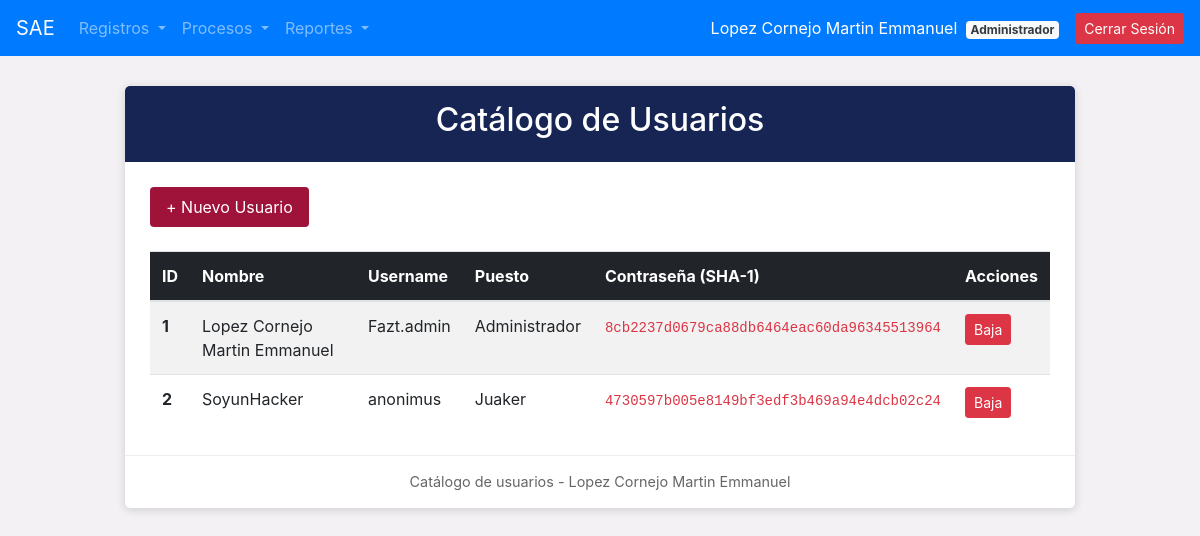
The app's page /crude/crude_usuarios.php (signed in), older data.
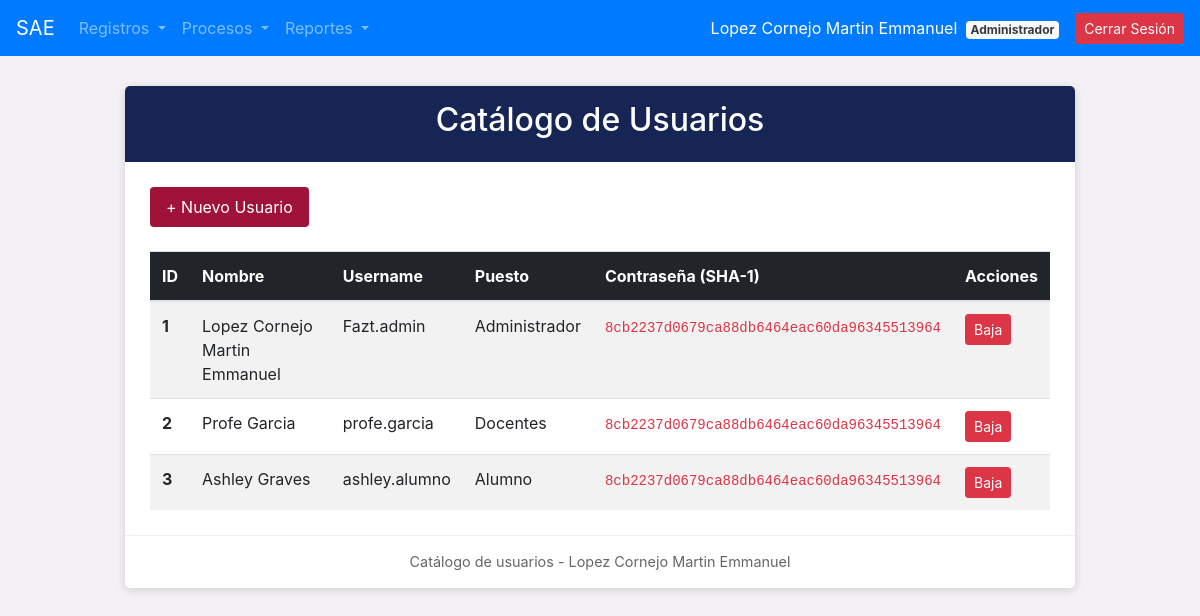
The same page, newer data.
### tables this page shows
CREATE TABLE `usuarios` (
  `id_usuario` int(11) NOT NULL,
  `nombre_usuario` varchar(100) NOT NULL,
  `username` varchar(50) NOT NULL,
  `password` varchar(255) NOT NULL,
  `id_puesto` int(11) NOT NULL,
  `idalumn` int(11) DEFAULT NULL,
  `estatus_usuario` varchar(10) DEFAULT 'ALTA'
);

CREATE TABLE `puestos` (
  `id_puesto` int(11) NOT NULL,
  `nombre_puesto` varchar(100) NOT NULL,
  `estatus_puesto` varchar(10) DEFAULT 'ALTA'
);

### crude/crude_usuarios.php (the view, shortened to what this page needs)
<?php
include_once("../conexion.php");
include_once("../navegacion/nav.php");
$sql = "SELECT u.id_usuario, u.nombre_usuario, u.username, u.password, p.nombre_puesto
        FROM usuarios u
        INNER JOIN puestos p ON u.id_puesto = p.id_puesto
        WHERE u.estatus_usuario = 'ALTA'";
$resultado = $conexion->query($sql);
?>
<!DOCTYPE html>
<html lang="es">
<head>
</head>
<body>
<div class="container">
    <div class="formulario">
        <div class="titulo"><h2>Catálogo de Usuarios</h2></div>
        <div class="contenido">
            <div class="mb-4">
                <a href="../registro/reg_usuario.php" class="btn-sae">+ Nuevo Usuario</a>
            </div>
            <div class="table-responsive">
                <table class="table table-striped table-hover align-middle m-0">
                    <thead style="background-color: #212529; color: white;">
                        <tr>
                            <th>ID</th>
                            <th>Nombre</th>
                            <th>Username</th>
                            <th>Puesto</th>
                            <th>Contraseña (SHA-1)</th>
                            <th>Acciones</th>
                        </tr>
                    </thead>
                    <tbody>
                        <?php if ($resultado && $resultado->num_rows > 0): ?>
                            <?php while($row = $resultado->fetch_assoc()): ?>
                            <tr>
                                <td><b><?php echo $row['id_usuario']; ?></b></td>
                                <td><?php echo htmlspecialchars($row['nombre_usuario']); ?></td>
                                <td><?php echo htmlspecialchars($row['username']); ?></td>
                                <td><?php echo htmlspecialchars($row['nombre_puesto']); ?></td>
                                <td><code class="text-danger"><?php echo htmlspecialchars($row['password']); ?></code></td>
                                <td>
                                    <a href="crude_usuarios.php?baja=<?php echo $row['id_usuario']; ?>" class="btn btn-danger btn-sm" onclick="return confirm('¿Dar de baja este usuario?');">Baja</a>
                                </td>
                            </tr>
                            <?php endwhile; ?>
                        <?php else: ?>
                            <tr><td colspan="6" class="text-center py-3 text-muted">No hay usuarios activos.</td></tr>
                        <?php endif; ?>
                    </tbody>
                </table>
            </div>
        </div>
        <div class="pie">Catálogo de usuarios - Lopez Cornejo Martin Emmanuel</div>
    </div>
</div>
</body>
</html>

### navegacion/header.php (shortened to what this page needs)
<!DOCTYPE html>
<html lang="es">
<head>
    <link rel="stylesheet" href="https://cdn.jsdelivr.net/npm/bootstrap@4.6.2/dist/css/bootstrap.min.css">
</head>
<body>

### navegacion/nav.php (shortened to what this page needs)
<?php
$rol = (int)$_SESSION['id_puesto'];
include_once("header.php");
?>
<nav class="navbar navbar-expand-lg navbar-dark bg-primary">
  <a class="navbar-brand" href="../navegacion/nav.php">SAE</a>
  <div class="collapse navbar-collapse" id="navbarNavDropdown">
    <ul class="navbar-nav mr-auto">
      <?php if ($rol === 1 || $rol === 2): ?>
      <li class="nav-item dropdown">
        <a class="nav-link dropdown-toggle" href="#" id="menuRegistros" role="button" data-toggle="dropdown">
          Registros
        </a>
      </li>
      <?php endif; ?>
      <?php if ($rol === 1 || $rol === 2): ?>
      <li class="nav-item dropdown">
        <a class="nav-link dropdown-toggle" href="#" id="menuProcesos" role="button" data-toggle="dropdown">
          Procesos
        </a>
      </li>
      <?php endif; ?>
      <li class="nav-item dropdown">
        <a class="nav-link dropdown-toggle" href="#" id="menuReportes" role="button" data-toggle="dropdown">
          Reportes
        </a>
      </li>
    </ul>
    <span class="navbar-text text-white mr-3">
      <?php echo htmlspecialchars($_SESSION['nombre_usuario']); ?>
      <span class="badge badge-light text-dark ml-1"><?php echo htmlspecialchars($_SESSION['nombre_puesto']); ?></span>
    </span>
    <a href="../logout.php" class="btn btn-danger btn-sm">Cerrar Sesión</a>
  </div>
</nav>
<?php include_once("footer.php"); ?>

### navegacion/footer.php
</body>
</html>

### crude/crude_usuarios.php (style rules this page uses)
body { background-color: #f3f1f4; }
.formulario { background-color: white; max-width: 950px; margin: 30px auto; border-radius: 5px; box-shadow: 0 2px 10px rgba(0,0,0,0.15); overflow: hidden; }
.titulo { background-color: #172554; color: white; padding: 15px; text-align: center; }
.contenido { padding: 25px; }
.btn-sae { background-color: #9f1239; color: white; border: none; padding: 8px 16px; border-radius: 4px; text-decoration: none; display: inline-block; }
.pie { text-align: center; padding: 15px; color: #666; font-size: 0.9rem; border-top: 1px solid #eee; }

Row changes from the older to the newer data that the page shows:
changed usuarios id 2: nombre_usuario "SoyunHacker" → "Profe Garcia"; username "anonimus" → "profe.garcia"; id_puesto.nombre_puesto "Juaker" → "Docentes"; password "4730597b005e8149bf3edf3b469a94e4dcb02c24" → "8cb2237d0679ca88db6464eac60da96345513964"
added usuarios: id_usuario "3", nombre_usuario "Ashley Graves", username "ashley.alumno", id_puesto.nombre_puesto "Alumno", password "8cb2237d0679ca88db6464eac60da96345513964"
